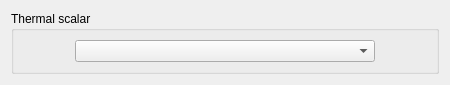
<ui version="4.0" >
 <class>ThermalScalarForm</class>
 <widget class="QWidget" name="ThermalScalarForm" >
  <property name="geometry" >
   <rect>
    <x>0</x>
    <y>0</y>
    <width>450</width>
    <height>84</height>
   </rect>
  </property>
  <property name="windowTitle" >
   <string>Form</string>
  </property>
  <layout class="QGridLayout" >
   <item row="0" column="0" >
    <widget class="QGroupBox" name="groupBox" >
     <property name="title" >
      <string>Thermal scalar</string>
     </property>
     <property name="flat" >
      <bool>false</bool>
     </property>
     <property name="checkable" >
      <bool>false</bool>
     </property>
     <property name="checked" >
      <bool>false</bool>
     </property>
     <layout class="QGridLayout" >
      <property name="leftMargin" >
       <number>9</number>
      </property>
      <property name="horizontalSpacing" >
       <number>6</number>
      </property>
      <item row="0" column="0" >
       <layout class="QHBoxLayout" >
        <item>
         <spacer>
          <property name="orientation" >
           <enum>Qt::Horizontal</enum>
          </property>
          <property name="sizeHint" >
           <size>
            <width>16</width>
            <height>20</height>
           </size>
          </property>
         </spacer>
        </item>
        <item>
         <widget class="QComboBox" name="comboBoxThermal" >
          <property name="minimumSize" >
           <size>
            <width>300</width>
            <height>0</height>
           </size>
          </property>
          <property name="toolTip" >
           <string>Code_Saturne key words: ISCALT, ISCSTH </string>
          </property>
          <property name="statusTip" >
           <string>Select the thermal scalar</string>
          </property>
         </widget>
        </item>
        <item>
         <spacer>
          <property name="orientation" >
           <enum>Qt::Horizontal</enum>
          </property>
          <property name="sizeHint" >
           <size>
            <width>16</width>
            <height>20</height>
           </size>
          </property>
         </spacer>
        </item>
       </layout>
      </item>
     </layout>
    </widget>
   </item>
   <item row="1" column="0" >
    <spacer>
     <property name="orientation" >
      <enum>Qt::Vertical</enum>
     </property>
     <property name="sizeHint" >
      <size>
       <width>21</width>
       <height>16</height>
      </size>
     </property>
    </spacer>
   </item>
  </layout>
 </widget>
 <resources/>
 <connections/>
</ui>
